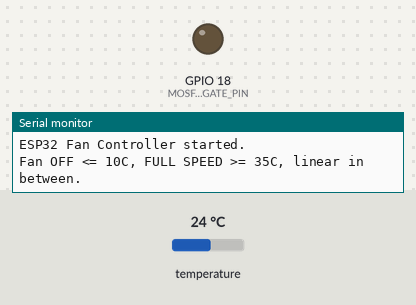
A sketch run on a simulated ESP32. Parts: output pins drawn as LEDs (lit = HIGH), the last lines printed to the serial monitor. Inputs (shaded band) come from the test bench; at power-on: temperature 24 °C.

Above: at 1.4 s.
1.5 s: temperature set to 12 °C
At 2.0 s:
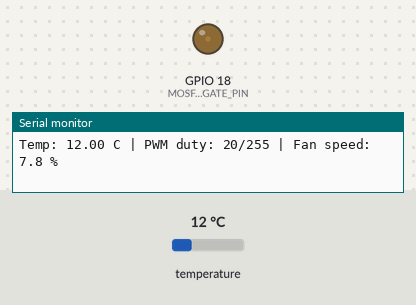
3.2 s: temperature set to 19 °C
At 4.7 s:
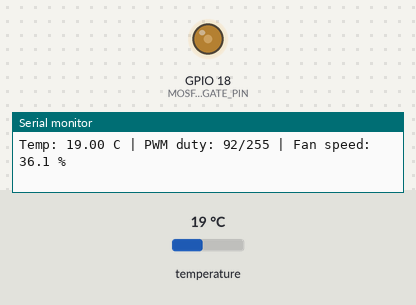
5.2 s: temperature set to 28 °C
At 6.2 s:
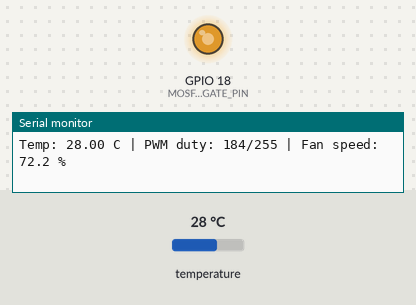
7.2 s: temperature set to 33 °C
At 9.0 s:
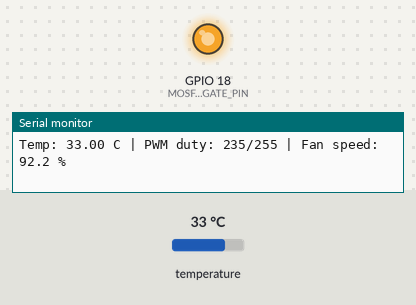
Timing chart, 0 to 10.2 s (numbered marks = the images above; inputs shaded):
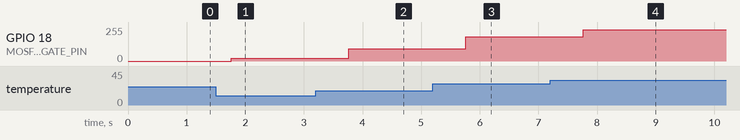

The sketch:

fan_control.ino
```cpp
/*
  ESP32 Temperature-Controlled Fan
  --------------------------------
  Hardware : ESP32 DevKit v1, IRLZ44N logic-level MOSFET,
             DS18B20 digital temperature sensor, 12V DC fan.

  Behavior : Fan is OFF at or below 10 C.
             Fan runs at FULL SPEED at or above 35 C.
             Between 10 C and 35 C, speed increases linearly
             with temperature (PWM duty scales proportionally).

  Libraries required (install via Library Manager):
    - OneWire            by Jim Studt / Paul Stoffregen
    - DallasTemperature   by Miles Burton

  See README.md for wiring and COMPONENT_SPECS.md for part details.
*/

#include <OneWire.h>
#include <DallasTemperature.h>

// ---------------- Pin configuration ----------------
#define ONE_WIRE_BUS     4     // DS18B20 data line (through 4.7k pull-up to 3V3)
#define MOSFET_GATE_PIN  18    // Gate of IRLZ44N (through 220R series resistor)

// ---------------- PWM configuration ----------------
#define PWM_CHANNEL      0
#define PWM_FREQ         25000  // 25 kHz, above audible range, safe for MOSFET switching
#define PWM_RESOLUTION   8      // 8-bit -> duty range 0-255

// ---------------- Temperature thresholds ----------------
#define TEMP_MIN_C       10.0   // Fan OFF at/below this
#define TEMP_MAX_C       35.0   // Fan FULL SPEED at/above this

// ---------------- Sensor read timing ----------------
const unsigned long READ_INTERVAL_MS = 1000;
unsigned long lastReadTime = 0;

OneWire oneWire(ONE_WIRE_BUS);
DallasTemperature sensors(&oneWire);

// Convert a temperature reading into a 0-255 PWM duty value,
// linearly scaled between TEMP_MIN_C and TEMP_MAX_C.
int temperatureToDuty(float tempC) {
  if (tempC <= TEMP_MIN_C) return 0;
  if (tempC >= TEMP_MAX_C) return 255;

  float ratio = (tempC - TEMP_MIN_C) / (TEMP_MAX_C - TEMP_MIN_C);
  return (int)(ratio * 255.0 + 0.5); // round to nearest
}

void setup() {
  Serial.begin(115200);
  delay(200);

  sensors.begin();

  ledcSetup(PWM_CHANNEL, PWM_FREQ, PWM_RESOLUTION);
  ledcAttachPin(MOSFET_GATE_PIN, PWM_CHANNEL);
  ledcWrite(PWM_CHANNEL, 0); // fan off at boot

  Serial.println("ESP32 Fan Controller started.");
  Serial.println("Fan OFF <= 10C, FULL SPEED >= 35C, linear in between.");
}

void loop() {
  unsigned long now = millis();
  if (now - lastReadTime < READ_INTERVAL_MS) {
    return;
  }
  lastReadTime = now;

  sensors.requestTemperatures();
  float tempC = sensors.getTempCByIndex(0);

  if (tempC == DEVICE_DISCONNECTED_C) {
    Serial.println("ERROR: DS18B20 not detected. Check wiring. Fan forced OFF.");
    ledcWrite(PWM_CHANNEL, 0);
    return;
  }

  int duty = temperatureToDuty(tempC);
  ledcWrite(PWM_CHANNEL, duty);

  float percent = (duty / 255.0) * 100.0;
  Serial.print("Temp: ");
  Serial.print(tempC, 2);
  Serial.print(" C | PWM duty: ");
  Serial.print(duty);
  Serial.print("/255 | Fan speed: ");
  Serial.print(percent, 1);
  Serial.println(" %");
}
```

Measured:
- after the input at 1.5 s, GPIO 18 (MOSFET_GATE_PIN): 0/255 → 20/255 after 0.26 s
- after the input at 3.2 s, GPIO 18 (MOSFET_GATE_PIN): 20/255 → 92/255 after 0.56 s
- after the input at 5.2 s, GPIO 18 (MOSFET_GATE_PIN): 92/255 → 183/255 after 0.56 s
- after the input at 7.2 s, GPIO 18 (MOSFET_GATE_PIN): 183/255 → 234/255 after 0.56 s
